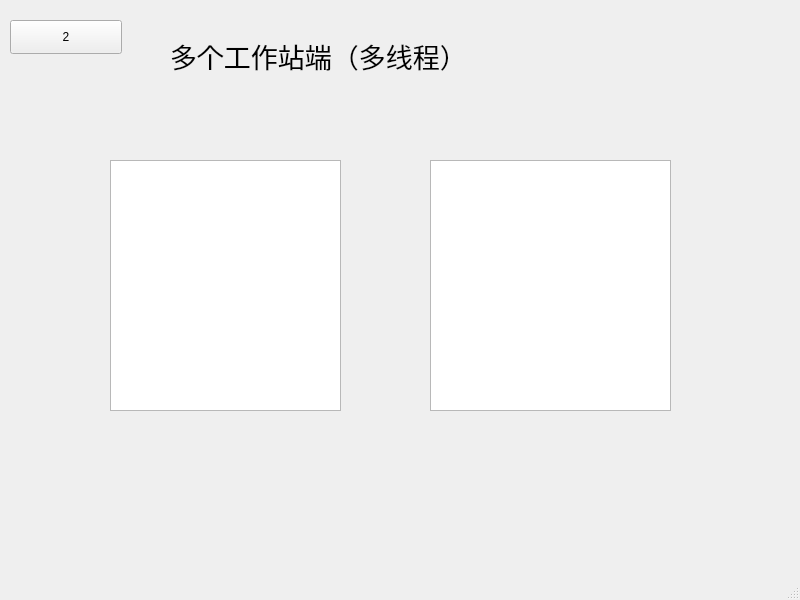
<?xml version="1.0" encoding="UTF-8"?>
<ui version="4.0">
 <class>MainWindow</class>
 <widget class="QMainWindow" name="MainWindow">
  <property name="geometry">
   <rect>
    <x>0</x>
    <y>0</y>
    <width>800</width>
    <height>600</height>
   </rect>
  </property>
  <property name="windowTitle">
   <string>MainWindow</string>
  </property>
  <widget class="QWidget" name="centralwidget">
   <widget class="QTextEdit" name="textEdit1">
    <property name="geometry">
     <rect>
      <x>110</x>
      <y>160</y>
      <width>231</width>
      <height>251</height>
     </rect>
    </property>
   </widget>
   <widget class="QTextEdit" name="textEdit_2">
    <property name="geometry">
     <rect>
      <x>430</x>
      <y>160</y>
      <width>241</width>
      <height>251</height>
     </rect>
    </property>
   </widget>
   <widget class="QPushButton" name="pushButton_2">
    <property name="geometry">
     <rect>
      <x>10</x>
      <y>20</y>
      <width>112</width>
      <height>34</height>
     </rect>
    </property>
    <property name="text">
     <string>2</string>
    </property>
   </widget>
   <widget class="QLabel" name="label">
    <property name="geometry">
     <rect>
      <x>170</x>
      <y>10</y>
      <width>441</width>
      <height>91</height>
     </rect>
    </property>
    <property name="font">
     <font>
      <pointsize>20</pointsize>
     </font>
    </property>
    <property name="text">
     <string>多个工作站端（多线程）</string>
    </property>
   </widget>
  </widget>
  <widget class="QMenuBar" name="menubar">
   <property name="geometry">
    <rect>
     <x>0</x>
     <y>0</y>
     <width>800</width>
     <height>29</height>
    </rect>
   </property>
  </widget>
  <widget class="QStatusBar" name="statusbar"/>
 </widget>
 <resources/>
 <connections/>
</ui>
